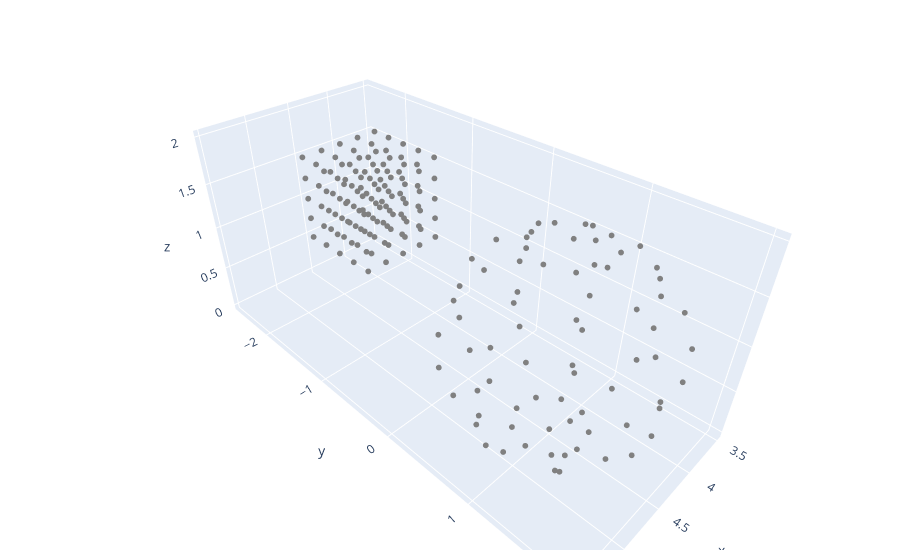

Notebook code cell kept with this figure:
### Markdown cell above
## Linear Triangulation Method
**Goal**: $\{\mathbf{x_i} \leftrightarrow \mathbf{x_i^\prime}\} \mapsto X_i$

$$
    \mathbf{x} = PX \Rightarrow \mathbf{x} \times (PX) = 0 \\
    \Rightarrow \begin{vmatrix}
        i       & j       & k      \\
        x       & y       & 1      \\
        P_1^T X & P_2^T X & P_3^T X
    \end{vmatrix} = 0 
    \Rightarrow \begin{cases} 
        y P_3^T X - P_2^T X = 0 \\
        x P_3^T X - P_1^T X = 0 \\
        x P_2^T X - y P_1^T X = 0
    \end{cases} 
$$
Similarily, 
$$ 
    \begin{cases} 
        y^\prime P_3^{\prime T} X - P_2^{\prime T} X = 0 \\
        x^\prime P_3^{\prime T} X - P_1^{\prime T} X = 0 \\
        x^\prime P_2^{\prime T} X - y^\prime P_1^{\prime T} X = 0
    \end{cases} \\ 
    \Rightarrow
    \left[{\begin{array}{c}
        x P_3^T - P_1^T \\
        y P_3^T - P_2^T \\
        x^\prime P_3^{\prime T} - P_1^{\prime T} \\
        y^\prime P_3^{\prime T} - P_2^{\prime T}
    \end{array}}\right] \left[{\begin{array}{c}
        X_1 \\
        X_2 \\
        X_3 \\
        1
    \end{array}}\right] = AX = 0
$$

### Code cell
def build_A(x, xprime, P, Pprime):
    # INPUT
    #  x, xprime: (3, ) array instead of (N, 3)
    A = np.zeros((4, 4))
    A[0, :] = x[0] * P[2, :] - P[0, :]
    A[1, :] = x[1] * P[2, :] - P[1, :]
    A[2, :] = xprime[0] * Pprime[2, :] - Pprime[0, :]
    A[3, :] = xprime[1] * Pprime[2, :] - Pprime[1, :]
    return A 

# Linear Triangulation Method
def triangulate(x, xprime, P, Pprime):
    N = x.shape[0] # number of points to reconstruct
    X = np.zeros((N, 3))
    for i in range(N):
        A = build_A(x[i], xprime[i], P, Pprime)
        _X = solve_Ax_equal_0(A)
        _X = homo2eucl(_X)
        X[i, :] = _X
    return X

x = eucl2homo(camera1.image_pts)
xprime = eucl2homo(camera2.image_pts)
P = camera1.P
Pprime = camera2.P

X = triangulate(x, xprime, P, Pprime)
print("triangulation result matches the ground truth :", np.allclose(X, camera1.world_pts))

# plot the reconstructed points 
reconst_pts = PointCloud()
reconst_pts.add_data([X, 'gray'])
FIG = Show([reconst_pts])

### Figure 1 — Plotly figure (JSON) as saved in the notebook; plotly's stock layout.template omitted (floating-point values rounded to 4 significant figures; data arrays with more than 128 entries replaced by an {"elided": "..."} marker saying what was removed)
{"data": [{"marker": {"color": "gray", "opacity": 1, "size": 2}, "mode": "markers", "showlegend": false, "type": "scatter3d", "x": {"elided": "225 float values"}, "y": {"elided": "225 float values"}, "z": {"elided": "225 float values"}}], "layout": {"margin": {"b": 10, "l": 10, "r": 10, "t": 10}}}
